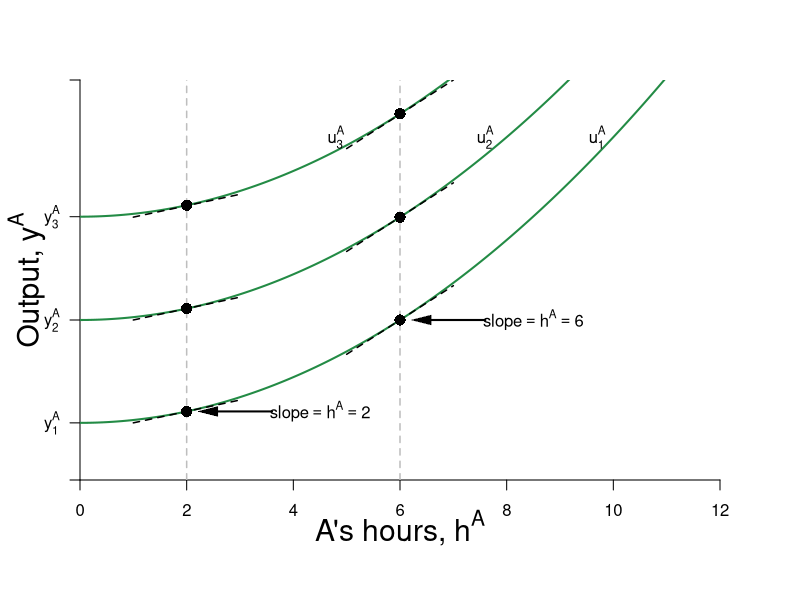

Source code (R):
require(shape)
pdf(file = "coordination_failures/coord_indiff_ya/coord_indiff_ya.pdf", width = 9, height = 7)

#Set parameters for graphics
pointsize <- 1.8
axislabelsize <- 1.8
labelsize <- 1.5
namesize <- 1.8
annotatesize <- 1.5
graphlinewidth <- 2
segmentlinewidth <- 1.5

COL <- c("#7fc97f", "#beaed4", "#fdc086", "#ffff99", "#386cb0", "#f0027f", "#bf5b17", "#666666")
COLA <- c("#99d8c9","#66c2a4","#41ae76", "#238b45", "#005824")
COLB <- c("#4eb3d3", "#2b8cbe", "#0868ac","#084081")

par(mar =  c(6, 4, 4, 4))

indiffA <- function(ea, uA = 46.08) {
  uA + (1/2)*(ea)^2
}

mrsA <- function(ea){
  ea
}

slopeline <- function(ea, yint = 0.5, slope = 2){
  yint + slope*ea
}


xlims <- c(0, 12)
ylims <- c(0, 70)

npts <- 501 
x <- seq(xlims[1], xlims[2], length.out = npts)
y <- seq(ylims[1], ylims[2], length.out = npts) 
a <- c(12, 46.08, 90)

#B's value when at A's bliss point
#0.35*log(5.88) + 0.35*log(8.88) + 0.5*log(10 - 5.88) + 0.5*log(15 - 8.88) 

#B's bliss point x = 4.11765; y = 6.17647
#A's value when at A's bliss point
#0.5*log(4.11765) + 0.5*log(6.17647) + 0.35*log(10 - 4.11765) + 0.35*log(15 - 6.17647) 


plot(0, 0, xlim = xlims, ylim = ylims, type = "n",
     xlab = expression(paste("")),
     ylab = expression(paste("")), 
     xaxt = "n", 
     yaxt = "n", 
     cex.lab = axislabelsize, 
     bty = "n",
     xaxs="i", 
     yaxs="i")

# ticksy <- seq(from = 0, to = ylims[2], by = 2)
# ylabels <- seq(from = 0, to = ylims[2], by = 2)
ticksx <- seq(from = 0, to = xlims[2], by = 2)
xlabels <- seq(from = 0, to = xlims[2], by = 2)
ticksy <- c(0, 10, 28, 46.08, 70)
ylabels <- c(NA, expression(paste(y[1]^A)), expression(paste(y[2]^A)), expression(paste(y[3]^A)), NA)
# ticksx <- c(0, 6.9, 12, 9.6, 16, 24, 26)
# xlabels <- c(NA, expression(paste(e^A,"*")), expression(paste(1/2*beta)), expression(paste(e^{AN})), expression(paste(alpha)), expression(paste(1/beta)), NA)

axis(1, at = ticksx, pos = 0, labels = xlabels)
axis(2, at = ticksy, pos = 0, labels = ylabels, las = 1)

npts <- 500 
xx1 <- seq(xlims[1], xlims[2], length.out = npts)

lines(xx1, indiffA(xx1, uA = 10), col = COLA[4], lwd = graphlinewidth)
lines(xx1, indiffA(xx1, uA = 28), col = COLA[4], lwd = graphlinewidth)
lines(xx1, indiffA(xx1, uA = 46.08), col = COLA[4], lwd = graphlinewidth)
# lines(xx1, brfB(xx1, alpha = 16, beta = 1/24), col = COLB[4], lwd = graphlinewidth)
# lines(xx1, brfPEA(xx1, alpha = 16, beta = 1/24), col = COLA[4], lwd = graphlinewidth)
# lines(xx1, brfPEB(xx1, alpha = 16, beta = 1/24), col = COLB[4], lwd = graphlinewidth)

# contour(x, y, 
#         outer(x, y, uA),
#         #labels = c("v1", "v2", "v3"),
#         drawlabels = FALSE,
#         col = COLA[3],
#         #xlab = expression(paste("A's Apples, ", x)),
#         #ylab = expression(paste("A's Oranges, ", y)),
#         #cex.lab = axislabelsize,
#         lwd = graphlinewidth,
#         levels = a, 
#         xaxs="i", 
#         yaxs="i", 
#         add = TRUE)


segments(2, 0, 2, ylims[2], lty = 2, col = "gray" , lwd = segmentlinewidth)
segments(6, 0, 6, ylims[2], lty = 2, col = "gray" , lwd = segmentlinewidth)


mtext(expression(paste("A's hours, ", h^A)), side=1, line = 2.5, cex = axislabelsize)
text(-1, 35, expression(paste("Output, ", y^A)), xpd = TRUE, cex = axislabelsize, srt = 90)
#
text(4.5, 12, expression(paste("slope", phantom()==h^A, phantom() == 2)))
Arrows(3.6, 12, 2.4, 12, col = "black", lty = 1, lwd = 2, arr.type = "triangle", arr.lwd = 0.5)
#
text(8.5, 28, expression(paste("slope", phantom()==h^A, phantom() == 6)))
Arrows(7.6, 28, 6.4, 28, col = "black", lty = 1, lwd = 2, arr.type = "triangle", arr.lwd = 0.5)

#Label the iso-welfare functions for the HG, Aisha
text(9.7, 60, expression(u[1]^A))
text(7.6, 60, expression(u[2]^A))
text(4.8, 60, expression(u[3]^A))




lowint <- c(8, 26, 44)

slopex1 <- seq(1,3,length.out = 200)
lines(slopex1, slopeline(slopex1, yint = lowint[1], slope = mrsA(ea = 2)), col = "black", lty = 2, lwd = segmentlinewidth)
lines(slopex1, slopeline(slopex1, yint = lowint[2], slope = mrsA(ea = 2)), col = "black", lty = 2, lwd = segmentlinewidth)
lines(slopex1, slopeline(slopex1, yint = lowint[3], slope = mrsA(ea = 2)), col = "black", lty = 2, lwd = segmentlinewidth)

highint <- c(-8, 10, 28)
slopex2 <- seq(5,7,length.out = 200)
lines(slopex2, slopeline(slopex2, yint = highint[1], slope = mrsA(ea = 6)), col = "black", lty = 2, lwd = segmentlinewidth)
lines(slopex2, slopeline(slopex2, yint = highint[2], slope = mrsA(ea = 6)), col = "black", lty = 2, lwd = segmentlinewidth)
lines(slopex2, slopeline(slopex2, yint = highint[3], slope = mrsA(ea = 6)), col = "black", lty = 2, lwd = segmentlinewidth)


firstpointsx <- c(2, 2, 2)
firstpointsy <- c(indiffA(ea = firstpointsx[1], uA = 10), indiffA(ea = firstpointsx[2], uA = 28), indiffA(ea = firstpointsx[3], uA = 46.08))
points(firstpointsx, firstpointsy, pch = 16, col = "black", cex = 1.5)

secondpointsx <- c(6, 6, 6)
secondpointsy <- c(indiffA(ea = 6, uA = 10), indiffA(ea = 6, uA = 28), indiffA(ea = 6, uA = 46.08))
points(secondpointsx, secondpointsy, pch = 16, col = "black", cex = 1.5)


dev.off()
